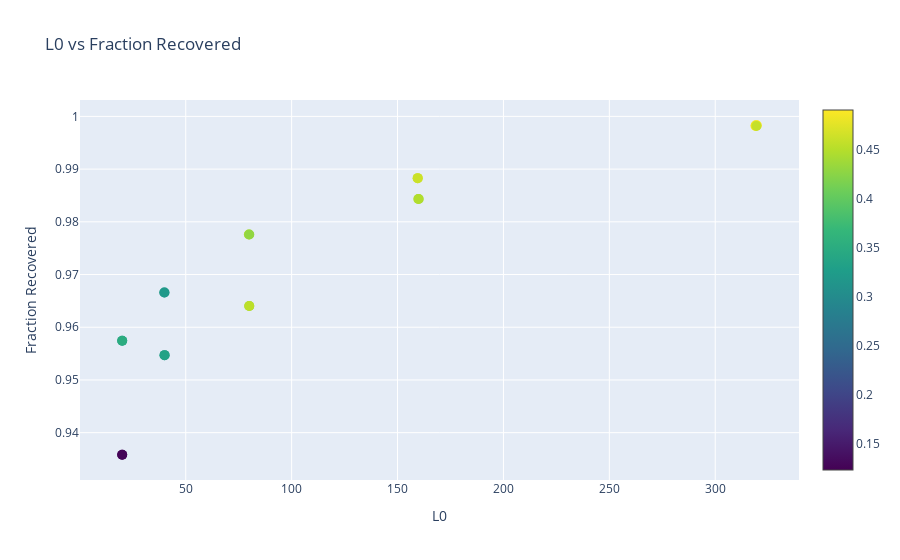

Write notebook code for a chart like this one.
### Code cell
import plotly.graph_objects as go
from typing import Optional, Dict, Any

def plot_interactive_3var_graph(
    results: Dict[str, Dict[str, float]],
    xlims: Optional[tuple[float, float]] = None,
    y_lims: Optional[tuple[float, float]] = None,
    output_filename: Optional[str] = None,
):
    # Extract data from results
    ae_paths = list(results.keys())
    l0_values = [data['l0'] for data in results.values()]
    frac_recovered_values = [data['frac_recovered'] for data in results.values()]

    third_value = [data['average_diff'] for data in results.values()]
    
    # Create the scatter plot
    fig = go.Figure()

    # Add trace
    fig.add_trace(go.Scatter(
        x=l0_values,
        y=frac_recovered_values,
        mode='markers',
        marker=dict(
            size=10,
            color=third_value,  # Color points based on frac_recovered
            colorscale='Viridis',  # You can change this colorscale
            showscale=True
        ),
        text=[f'AE Path: {ae}<br>L0: {l0:.4f}<br>Frac Recovered: {fr:.4f}<br>Average Diff: {ad:.4f}' 
              for ae, l0, fr, ad in zip(ae_paths, l0_values, frac_recovered_values, third_value)],
        hoverinfo='text'
    ))

    # Update layout
    fig.update_layout(
        title='L0 vs Fraction Recovered',
        xaxis_title='L0',
        yaxis_title='Fraction Recovered',
        hovermode='closest'
    )

    # Set axis limits
    if xlims:
        fig.update_xaxes(range=xlims)
    if y_lims:
        fig.update_yaxes(range=y_lims)

    # Save and show the plot
    if output_filename:
        fig.write_html(output_filename)
    
    fig.show()

# Example usage:
plot_interactive_3var_graph(results)

### Figure 1 — Plotly figure (JSON) as saved in the notebook; plotly's stock layout.template omitted (floating-point values rounded to 4 significant figures)
{"data": [{"hoverinfo": "text", "marker": {"color": [0.123, 0.126, 0.318, 0.35, 0.321, 0.334, 0.32, 0.32, 0.433, 0.454, 0.451, 0.43, 0.441, 0.448, 0.468, 0.462, 0.477, 0.491, 0.488, 0.459], "colorscale": [[0, "#440154"], [0.1111, "#482878"], [0.2222, "#3e4989"], [0.3333, "#31688e"], [0.4444, "#26828e"], [0.5556, "#1f9e89"], [0.6667, "#35b779"], [0.7778, "#6ece58"], [0.8889, "#b5de2b"], [1, "#fde725"]], "showscale": true, "size": 10}, "mode": "markers", "text": ["AE Path: ../dictionary_learning/dictionaries/pythia70m_sweep_topk_ctx128_0730/resid_post_layer_3/trainer_0/<br>L0: 20.0000<br>Frac Recovered: 0.9358<br>Average Diff: 0.1230", "AE Path: ../dictionary_learning/dictionaries/pythia70m_sweep_topk_ctx128_0730/resid_post_layer_3/trainer_1/<br>L0: 20.0000<br>Frac Recovered: 0.9358<br>Average Diff: 0.1260", "AE Path: ../dictionary_learning/dictionaries/pythia70m_sweep_topk_ctx128_0730/resid_post_layer_3/trainer_2/<br>L0: 20.0000<br>Frac Recovered: 0.9574<br>Average Diff: 0.3180", "AE Path: ../dictionary_learning/dictionaries/pythia70m_sweep_topk_ctx128_0730/resid_post_layer_3/trainer_3/<br>L0: 20.0000<br>Frac Recovered: 0.9574<br>Average Diff: 0.3500", "AE Path: ../dictionary_learning/dictionaries/pythia70m_sweep_topk_ctx128_0730/resid_post_layer_3/trainer_4/<br>L0: 40.0000<br>Frac Recovered: 0.9547<br>Average Diff: 0.3210", "AE Path: ../dictionary_learning/dictionaries/pythia70m_sweep_topk_ctx128_0730/resid_post_layer_3/trainer_5/<br>L0: 40.0000<br>Frac Recovered: 0.9547<br>Average Diff: 0.3340", "AE Path: ../dictionary_learning/dictionaries/pythia70m_sweep_topk_ctx128_0730/resid_post_layer_3/trainer_6/<br>L0: 39.9700<br>Frac Recovered: 0.9666<br>Average Diff: 0.3200", "AE Path: ../dictionary_learning/dictionaries/pythia70m_sweep_topk_ctx128_0730/resid_post_layer_3/trainer_7/<br>L0: 39.8700<br>Frac Recovered: 0.9666<br>Average Diff: 0.3200", "AE Path: ../dictionary_learning/dictionaries/pythia70m_sweep_topk_ctx128_0730/resid_post_layer_3/trainer_8/<br>L0: 80.0000<br>Frac Recovered: 0.9640<br>Average Diff: 0.4330", "AE Path: ../dictionary_learning/dictionaries/pythia70m_sweep_topk_ctx128_0730/resid_post_layer_3/trainer_9/<br>L0: 80.0000<br>Frac Recovered: 0.9640<br>Average Diff: 0.4540", "AE Path: ../dictionary_learning/dictionaries/pythia70m_sweep_topk_ctx128_0730/resid_post_layer_3/trainer_10/<br>L0: 79.8000<br>Frac Recovered: 0.9776<br>Average Diff: 0.4510", "AE Path: ../dictionary_learning/dictionaries/pythia70m_sweep_topk_ctx128_0730/resid_post_layer_3/trainer_11/<br>L0: 80.0000<br>Frac Recovered: 0.9776<br>Average Diff: 0.4300", "AE Path: ../dictionary_learning/dictionaries/pythia70m_sweep_topk_ctx128_0730/resid_post_layer_3/trainer_12/<br>L0: 160.0000<br>Frac Recovered: 0.9843<br>Average Diff: 0.4410", "AE Path: ../dictionary_learning/dictionaries/pythia70m_sweep_topk_ctx128_0730/resid_post_layer_3/trainer_13/<br>L0: 159.8000<br>Frac Recovered: 0.9843<br>Average Diff: 0.4480", "AE Path: ../dictionary_learning/dictionaries/pythia70m_sweep_topk_ctx128_0730/resid_post_layer_3/trainer_14/<br>L0: 159.5800<br>Frac Recovered: 0.9883<br>Average Diff: 0.4680", "AE Path: ../dictionary_learning/dictionaries/pythia70m_sweep_topk_ctx128_0730/resid_post_layer_3/trainer_15/<br>L0: 159.4700<br>Frac Recovered: 0.9883<br>Average Diff: 0.4620", "AE Path: ../dictionary_learning/dictionaries/pythia70m_sweep_topk_ctx128_0730/resid_post_layer_3/trainer_16/<br>L0: 319.1600<br>Frac Recovered: 0.9983<br>Average Diff: 0.4770", "AE Path: ../dictionary_learning/dictionaries/pythia70m_sweep_topk_ctx128_0730/resid_post_layer_3/trainer_17/<br>L0: 319.6200<br>Frac Recovered: 0.9983<br>Average Diff: 0.4910", "AE Path: ../dictionary_learning/dictionaries/pythia70m_sweep_topk_ctx128_0730/resid_post_layer_3/trainer_18/<br>L0: 319.0200<br>Frac Recovered: 0.9982<br>Average Diff: 0.4880", "AE Path: ../dictionary_learning/dictionaries/pythia70m_sweep_topk_ctx128_0730/resid_post_layer_3/trainer_19/<br>L0: 319.4500<br>Frac Recovered: 0.9982<br>Average Diff: 0.4590"], "type": "scatter", "x": [20, 20, 20, 20, 40, 40, 39.97, 39.87, 80, 80, 79.8, 80, 160, 159.8, 159.6, 159.5, 319.2, 319.6, 319.0, 319.4], "y": [0.9358, 0.9358, 0.9574, 0.9574, 0.9547, 0.9547, 0.9666, 0.9666, 0.964, 0.964, 0.9776, 0.9776, 0.9843, 0.9843, 0.9883, 0.9883, 0.9983, 0.9983, 0.9982, 0.9982]}], "layout": {"hovermode": "closest", "title": {"text": "L0 vs Fraction Recovered"}, "xaxis": {"title": {"text": "L0"}}, "yaxis": {"title": {"text": "Fraction Recovered"}}}}
